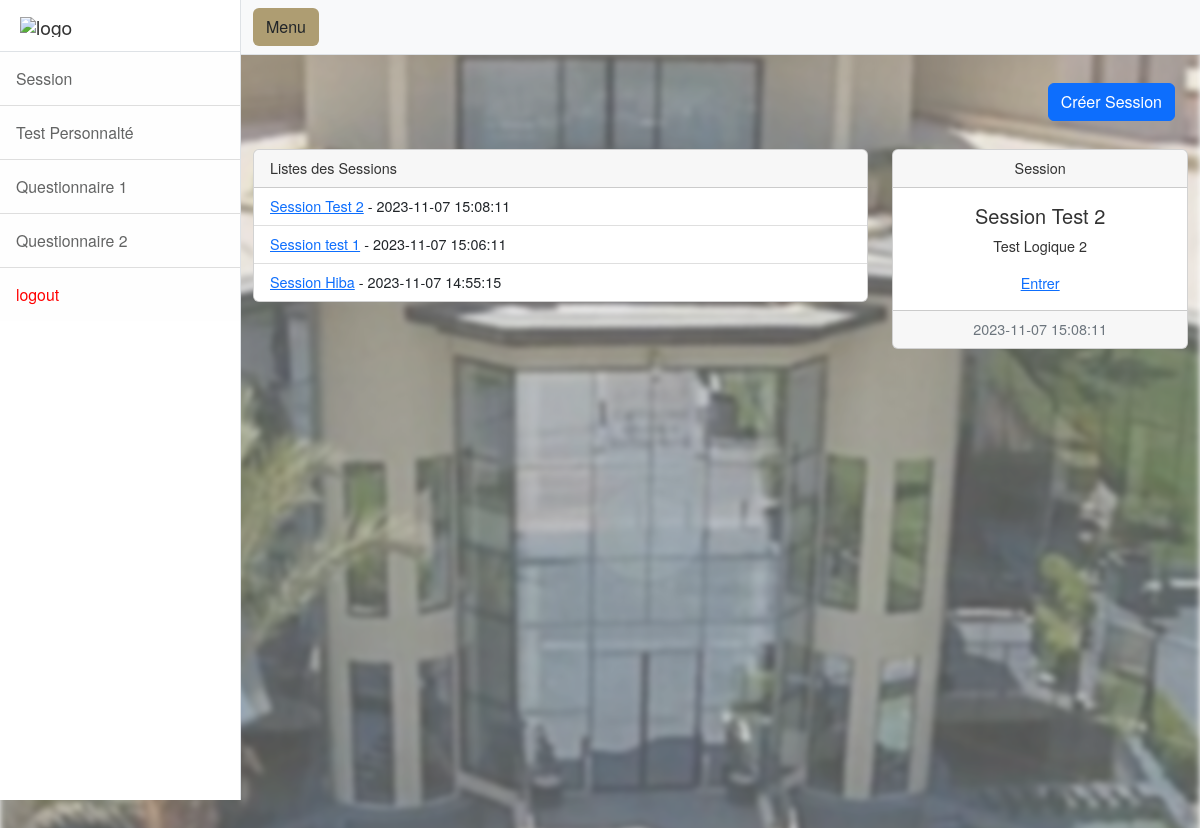
The page /dashboard/session.php on the database as committed earlier.
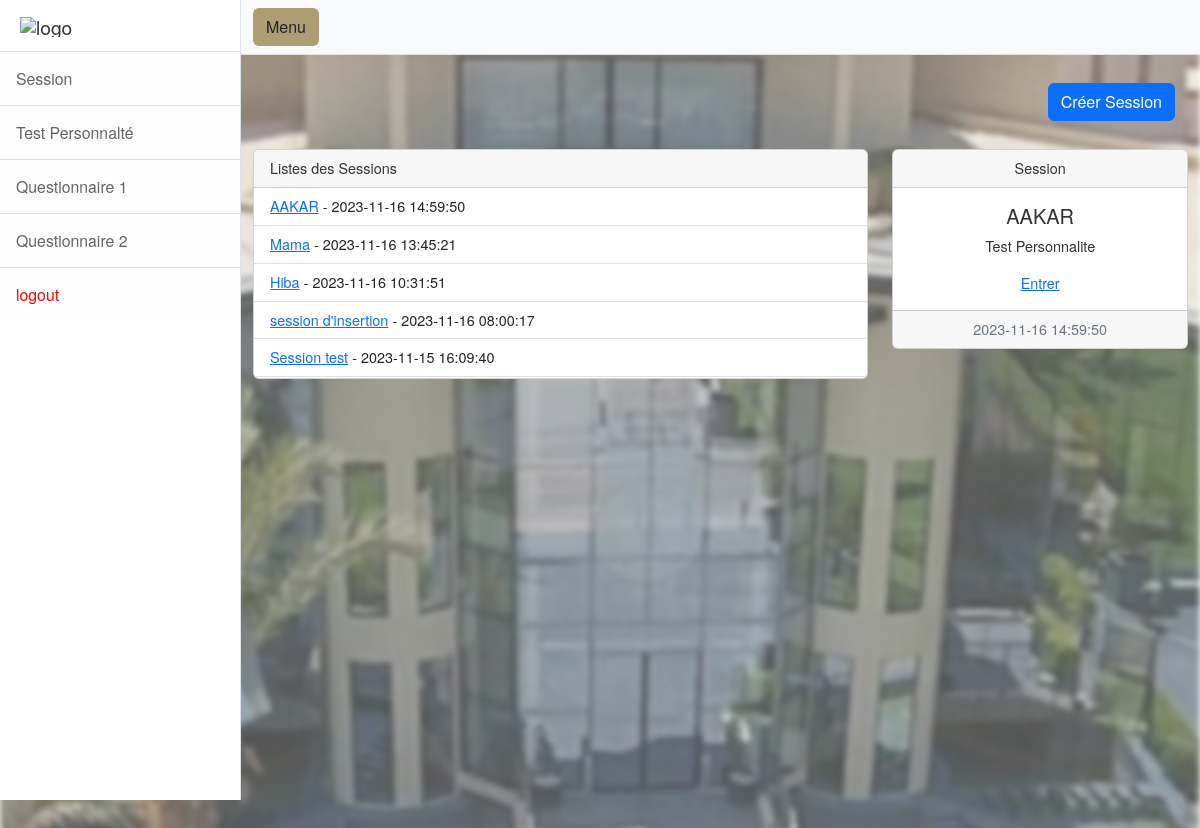
The same page on the database as committed later.
### tables this page shows
CREATE TABLE `session` (
  `id` int(11) NOT NULL,
  `nom` varchar(128) NOT NULL,
  `matricule` varchar(128) NOT NULL,
  `fonction` varchar(256) NOT NULL,
  `test` varchar(120) NOT NULL,
  `temps_total` time NOT NULL,
  `temps_part1` time NOT NULL,
  `temps_part2` time NOT NULL,
  `temps_part3` time NOT NULL,
  `email` varchar(126) NOT NULL,
  `message` varchar(256) NOT NULL,
  `created_at` timestamp NOT NULL DEFAULT current_timestamp() ON UPDATE current_timestamp()
);

### dashboard/session.php (the view, shortened to what the changed rows need)
<?php
$conn = mysqli_connect("localhost", "root", "", "menarahold");
$sql = "SELECT id, nom,test, created_at FROM session ORDER BY created_at DESC";
$result = mysqli_query($conn, $sql);
$sessions = array();
while ($row = mysqli_fetch_assoc($result)) {
    $sessions[] = $row;
}
$lastSessionQuery = "SELECT id, nom, test, created_at FROM session ORDER BY created_at DESC LIMIT 1";
$lastSessionResult = mysqli_query($conn, $lastSessionQuery);
$lastSession = mysqli_fetch_assoc($lastSessionResult);
?>
<!DOCTYPE html>
<html lang="en">
<head>
<head>
<link href="css/styles.css" rel="stylesheet" />
    <link rel="stylesheet" type="text/css" href="https://cdn.datatables.net/1.11.5/css/jquery.dataTables.css">
        <link rel="stylesheet" href="https://cdn.datatables.net/1.12.1/css/jquery.dataTables.min.css">
        <link rel="stylesheet" href="https://cdn.datatables.net/fixedheader/3.2.3/css/fixedHeader.dataTables.min.css">
    <link href="https://nightly.datatables.net/css/jquery.dataTables.css" rel="stylesheet" type="text/css" />
    <link href="https://nightly.datatables.net/select/css/select.dataTables.css?_=9a6592f8d74f8f520ff7b22342fa1183.css" rel="stylesheet" type="text/css" />
    <link href="https://nightly.datatables.net/searchpanes/css/searchPanes.dataTables.css?13" rel="stylesheet" type="text/css" />
</head>
<body>
    <div class="d-flex" id="wrapper">
        <div id="page-content-wrapper">
                <div class="container-fluid">
                    <div class="row" style="margin-top:3%;">
                        <div class="col-sm-8">
                            <div class="card" style="max-height: 230px; overflow-y: auto;">
                                <ul class="list-group list-group-flush">
                                    <?php
                                    foreach ($sessions as $session) {
                                        $nom = $session['nom'];
                                        $test = $session['test'];
                                        $createdAt = $session['created_at'];
                                        $sessionID = $session['id'];
                                        echo '<li class="list-group-item" data-nom="' . $nom . '" data-test="' . $test . '" data-created-at="' . $createdAt . '"data-id="' . $sessionID . '">';
                                        echo '<a href="edit_session.php?session_id=' . $sessionID . '">' . $nom . '</a> - ' . $createdAt;
                                        echo '</li>';
                                    }
                                    ?>
                                </ul>
                            </div>
                        </div>
                        <div class="col-sm-4">
                        <div class="card text-center">
                            <div class="card-header">
                                Session
                            </div>
                            <div class="card-body">
                                <h5 class="card-title">
                                    <?php echo $lastSession['nom'];?>
                                </h5>
                                <p class="card-text"><?php echo $lastSession['test'];?></p>
                                <a href="edit_session.php" class="enter-button">Entrer</a>
                            </div>
                            <div class="card-footer text-muted">
                               <?php echo $lastSession['created_at']; ?>
                            </div>
                            </div>
                        </div>
                    </div>
                </div>
            </div>
        </div>
</html>

Rows that differ between the two databases and show on the page:
no longer on this page (row unchanged): session: nom "Session Test 2", created_at "2023-11-07 15:08:11", test "Test Logique 2"
no longer on this page (row unchanged): session: nom "Session test 1", created_at "2023-11-07 15:06:11"
no longer on this page (row unchanged): session: nom "Session Hiba", created_at "2023-11-07 14:55:15"
added session: nom "AAKAR", created_at "2023-11-16 14:59:50", test "Test Personnalite"
added session: nom "Mama", created_at "2023-11-16 13:45:21"
added session: nom "Hiba", created_at "2023-11-16 10:31:51"
added session: nom "session d'insertion", created_at "2023-11-16 08:00:17"
added session: nom "Session test", created_at "2023-11-15 16:09:40"
